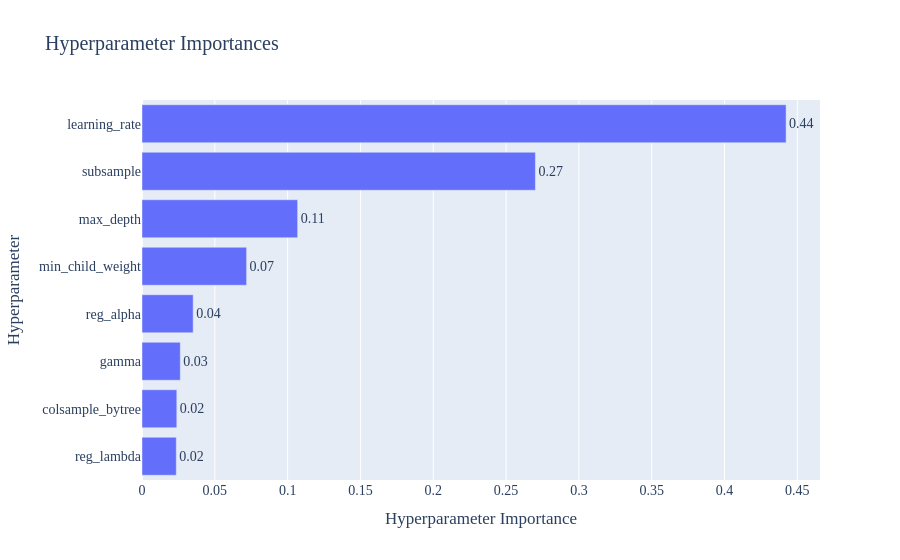
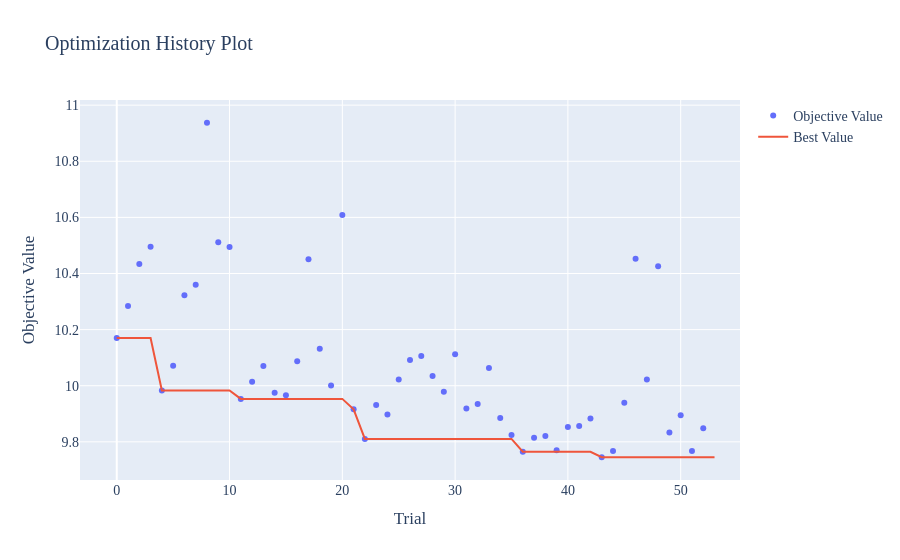
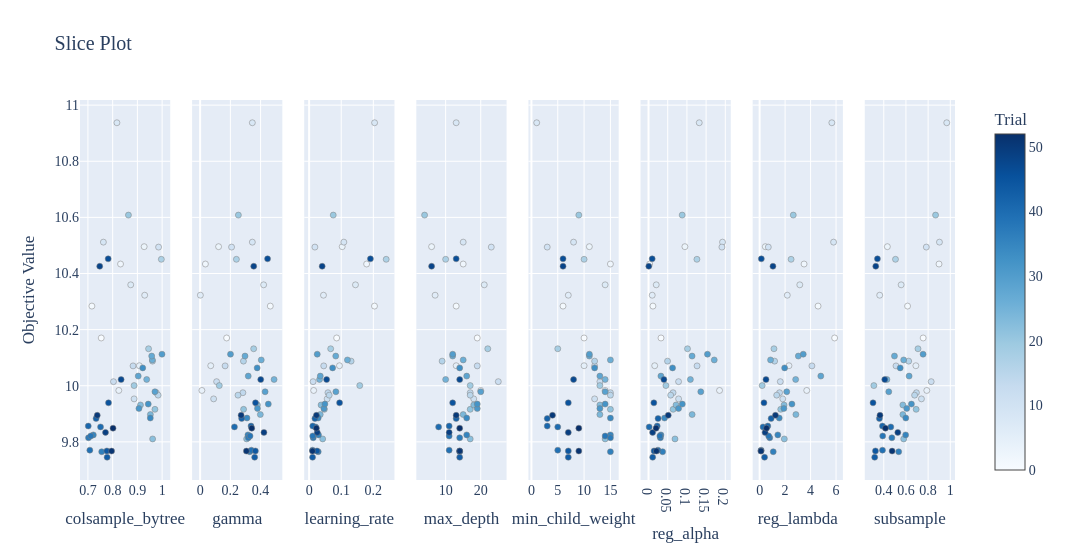

Notebook cell for these charts, in order:
### Code cell
study = optuna.load_study(
    study_name="HPT 22.06.25 18:04", 
    storage="sqlite:///optuna_studies.db"
)

print("Best params:", study.best_params)
print("Best value (RMSE):", study.best_value)
print(study.best_trial.user_attrs.get("best_iteration")) 

# HPO visualizations
fig1 = vis.plot_param_importances(study)
fig2 = vis.plot_optimization_history(study)
fig3 = vis.plot_slice(study)

# update font to Times New Roman
for fig in [fig1, fig2, fig3]:
    fig.update_layout(font=dict(family="Times New Roman", size=14)) 
    fig.show()
